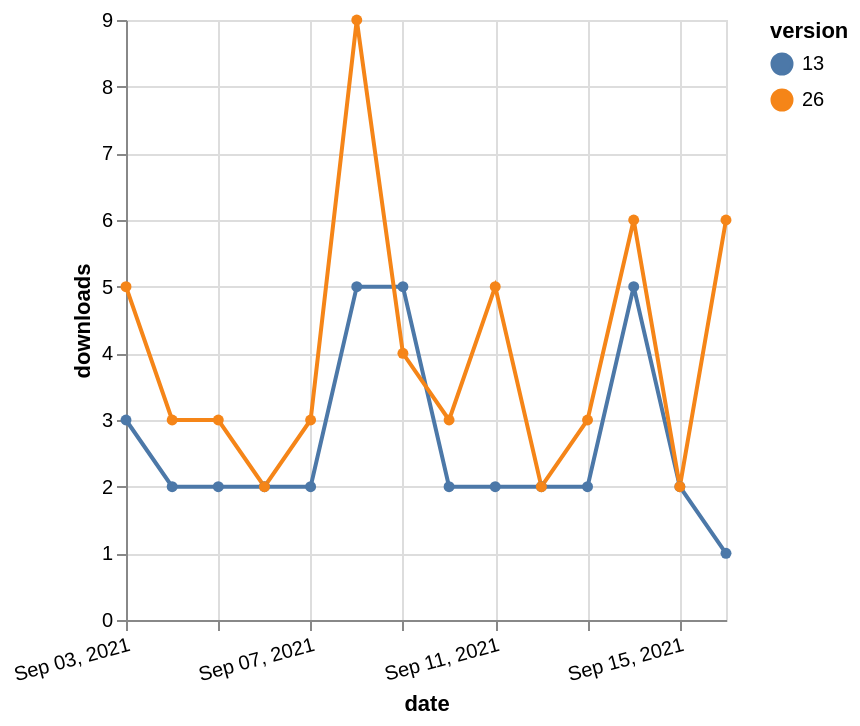

The specification (Vega-Lite) saved for this image:
### Vega-Lite specification from a JSON file in a GitHub repository (floating-point values rounded to 4 significant figures)
{"$schema": "https://vega.github.io/schema/vega-lite/v5.json", "description": "A simple bar chart with embedded data.", "data": {"values": [{"date": "2021-09-03", "total": 3701, "delta": 3, "version": "13"}, {"date": "2021-09-04", "total": 3703, "delta": 2, "version": "13"}, {"date": "2021-09-05", "total": 3705, "delta": 2, "version": "13"}, {"date": "2021-09-06", "total": 3707, "delta": 2, "version": "13"}, {"date": "2021-09-07", "total": 3709, "delta": 2, "version": "13"}, {"date": "2021-09-08", "total": 3714, "delta": 5, "version": "13"}, {"date": "2021-09-09", "total": 3719, "delta": 5, "version": "13"}, {"date": "2021-09-10", "total": 3721, "delta": 2, "version": "13"}, {"date": "2021-09-11", "total": 3723, "delta": 2, "version": "13"}, {"date": "2021-09-12", "total": 3725, "delta": 2, "version": "13"}, {"date": "2021-09-13", "total": 3727, "delta": 2, "version": "13"}, {"date": "2021-09-14", "total": 3732, "delta": 5, "version": "13"}, {"date": "2021-09-15", "total": 3734, "delta": 2, "version": "13"}, {"date": "2021-09-16", "total": 3735, "delta": 1, "version": "13"}, {"date": "2021-09-03", "total": 817, "delta": 5, "version": "26"}, {"date": "2021-09-04", "total": 820, "delta": 3, "version": "26"}, {"date": "2021-09-05", "total": 823, "delta": 3, "version": "26"}, {"date": "2021-09-06", "total": 825, "delta": 2, "version": "26"}, {"date": "2021-09-07", "total": 828, "delta": 3, "version": "26"}, {"date": "2021-09-08", "total": 837, "delta": 9, "version": "26"}, {"date": "2021-09-09", "total": 841, "delta": 4, "version": "26"}, {"date": "2021-09-10", "total": 844, "delta": 3, "version": "26"}, {"date": "2021-09-11", "total": 849, "delta": 5, "version": "26"}, {"date": "2021-09-12", "total": 851, "delta": 2, "version": "26"}, {"date": "2021-09-13", "total": 854, "delta": 3, "version": "26"}, {"date": "2021-09-14", "total": 860, "delta": 6, "version": "26"}, {"date": "2021-09-15", "total": 862, "delta": 2, "version": "26"}, {"date": "2021-09-16", "total": 868, "delta": 6, "version": "26"}]}, "width": "container", "mark": {"type": "line", "point": {"filled": true}}, "encoding": {"x": {"field": "date", "type": "temporal", "timeUnit": "yearmonthdate", "title": "date", "axis": {"labelAngle": -15}}, "y": {"field": "delta", "type": "quantitative", "title": "downloads"}, "color": {"field": "version", "type": "nominal"}, "tooltip": {"field": "delta"}}}
